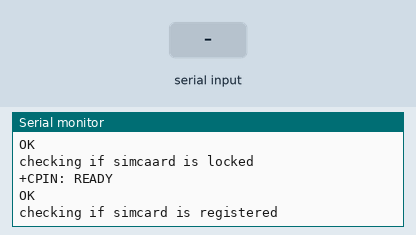
Simulated run of this sketch. Board: Arduino Uno, built with avr-gcc and run on an emulated ATmega328P. Shown: the last lines printed to the serial monitor. The test bench sets the inputs (shaded band). The modem accepts every AT command (registered, SIM ready, sends succeed) and sends nothing else.

Above: at 7.8 s.
7.9 s: "1" received over the second serial link
At 11.2 s:
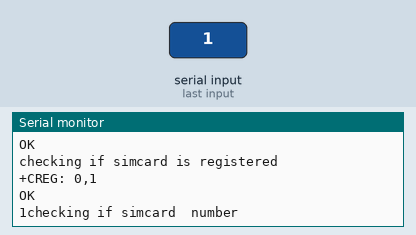
11.5 s: "0" received over the second serial link
At 13.8 s:
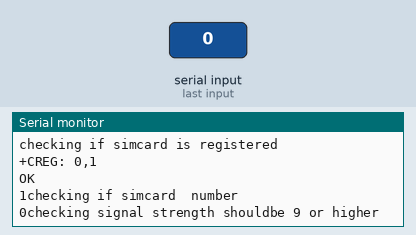
17.3 s: "2" received over the second serial link
At 20.0 s:
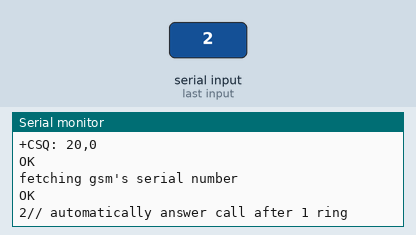

The sketch:

SIM800L_AT_TEST.ino
```cpp
#include <SoftwareSerial.h>
 // SoftwareSerial gsmSerial(11,10);//tx,rx
//SoftwareSerial gsmSerial(10,11);//tx,rx
SoftwareSerial gsmSerial(2,3);// tx,rx
 int del=3000;
void setup() {
  Serial.begin(9600);
  while(!Serial);
   gsmSerial.begin(9600);
  delay(1000);
gsmSerial.write("AT\r\n");
 delay(del);
 readsim();
start();
// Serial.println("initialize ussd mode");
// gsmSerial.write("AT+CUSD=1\r\n"); // automatically answer call after 1 ring
// delay(del);
// readsim();
 //Serial.print("CALL A NIGGER");
  //gsmSerial.write("ATD+254702826107\r");
 //grab(5,"0741471713");
flash();
//bundlesbalance();
balance();
//smsbalance();
//smsbalance();
//subscribesms();
 //topup("1356640872235004");
//smsbalance();
//balance();
    // bundles();
    // Serial.print("activate DMTF decoding");
//gsmSerial.write("AT+DDET=1,1000,0,0\r\n"); // activate DMTF decoding
//  delay(del);
//  readsim();
    Serial.println("you may now put custom AT commands");
}


void loop() {
  //Read SIM800 output (if available) and print it in Arduino IDE Serial Monitor
  if(gsmSerial.available()){
    Serial.write(gsmSerial.read());
  }
  //Read Arduino IDE Serial Monitor inputs (if available) and send them to SIM800
  if(Serial.available()){
   gsmSerial.write(Serial.read());
  }
}

void flash(){
   delay(10000);
 Serial.println("//pleace call me");
 gsmSerial.write("AT+CUSD=1,\"*130*0702826107#\"\r\n"); // automatically answer call after 1 ring
 delay(5000);
 readsim();
}

void start(){
     Serial.println("checking if simcaard is locked");
gsmSerial.write("AT+CPIN? \r\n");
delay(del);
 readsim();
   Serial.println("checking if simcard is registered");
gsmSerial.write("AT+CREG?\r\n");
 delay(del);
 readsim();
  Serial.println("checking if simcard  number");
gsmSerial.write(" AT+CNUM  \r\n");
 delay(del);
 readsim();

   Serial.println("checking signal strength shouldbe 9 or higher");
gsmSerial.write("AT+CSQ\r\n");
   delay(del);
 readsim();
   Serial.println("fetching gsm's serial number");
 gsmSerial.write("AT+CGSN\r\n");//'AT+CMGL="ALL"'
  delay(3000);
 readsim();
    Serial.println("// automatically answer call after 1 ring");
 gsmSerial.write("ATS0=2\r\n"); // automatically answer call after 1 ring
 delay(del);
 readsim();
//  Serial.println("initialize ussd mode");
// gsmSerial.write("AT+CUSD=1\r\n"); // automatically answer call after 1 ring
// delay(del);
// readsim();
  Serial.println("Setup Complete!");
  // See if the SIM900 is ready
}
 void balance()
 {
 Serial.println("//check credit before grab");
 gsmSerial.write("AT+CUSD=1,\"*144#\"\r\n"); // automatically answer call after 1 ring
 delay(4000);
  readsim();
   delay(5000);
 }
 void grab(int stash,String number){
   Serial.println("cash grab...");

   Serial.println("//credit  relief");
 gsmSerial.write("AT+CUSD=1,\"*140*");
 gsmSerial.print(stash);
gsmSerial.print("*");
gsmSerial.print(number);
gsmSerial.print("#"); // automatically answer call after 1 ring
 gsmSerial.print("\" \r\n");
 delay(5000);
 readsim();
  Serial.println("done");
}
void topup(String card)
{
  Serial.println("topping up");
 //gsmSerial.write("AT+CUSD=1,\"*544#\"\r\n"); // automatically answer call after 1 ring
 gsmSerial.write("AT+CUSD=1,\"*141*");
 gsmSerial.print(card);
  gsmSerial.print("#");
gsmSerial.print("\" \r\n");
  Serial.println("done topping up");
// gsmSerial.print( "AT+CUSD=1,\"" +"*141*"+ card +"#"+ "\"\r\n");
 delay(5000);
 readsim();
}
void bundlesbalance()
{

 Serial.println("//check sms");
 gsmSerial.write("AT+CUSD=1,\"*544#\"\r\n"); // automatically answer call after 1 ring
 delay(5000);
 readsim();
   Serial.println("//sms balance option");
 gsmSerial.write(" AT+CUSD=1,\"98\"\r\n"); // automatically answer call after 1 ring
 delay(del);
 readsim();
 gsmSerial.write(" AT+CUSD=1,\"9\"\r\n"); // automatically answer call after 1 ring
 delay(5000);
  readsim();
gsmSerial.write("AT+CMGF=1\r\n");
  delay(1000);
  gsmSerial.write("AT+CMGl=\"REC UNREAD\"\r\n");
   //  gsmSerial.write("AT+CMGL='ALL'\r\n");//''
    delay(5000);
}
void subscribesms() {
  Serial.println("//check sms");
 gsmSerial.write("AT+CUSD=1,\"*188#\"\r\n"); // automatically answer call after 1 ring
 delay(5000);
 readsim();
   Serial.println("//sms balance option");
 gsmSerial.write(" AT+CUSD=1,\"2\"\r\n"); // automatically answer call after 1 ring
 delay(del);
 readsim();
 Serial.println("//sms balance option");
 gsmSerial.write(" AT+CUSD=1,\"1\"\r\n"); // automatically answer call after 1 ring
 delay(del);
 readsim();
 Serial.println("//sms balance option");
 gsmSerial.write(" AT+CUSD=1,\"1\"\r\n"); // automatically answer call after 1 ring
 delay(del);
 readsim();
//  Serial.println("//sms balance option");
// gsmSerial.write(" AT+CUSD=1,\"1\"\r\n"); // automatically answer call after 1 ring
// delay(del);
// readsim();
 }
 void smsbalance() {
  Serial.println("//check sms");
 gsmSerial.write("AT+CUSD=1,\"*188#\"\r\n"); // automatically answer call after 1 ring
 delay(5000);
 readsim();
   Serial.println("//sms balance option");
 gsmSerial.write(" AT+CUSD=1,\"5\"\r\n"); // automatically answer call after 1 ring
 delay(5000);
 readsim();
  delay(7000);
  readsim();
gsmSerial.write("AT+CMGF=1\r\n");
  delay(3000);
    readsim();
  gsmSerial.write("AT+CMGl=\"REC UNREAD\"\r\n");
   //  gsmSerial.write("AT+CMGL='ALL'\r\n");//''
    delay(5000);
      readsim();

 }

void readsim() {
   //gsmSerial.println("AT\r\n"); //the newline and CR added
 delay(10);  //arbitrary value

 if(gsmSerial.available()) // check if the esp is sending a message
 {
 while(gsmSerial.available())
  {
    // The esp has data so display its output to the serial window
    char c = gsmSerial.read(); // read the next character.
    Serial.write(c);
  }
 }
 }

 /*
///////////////General commands (3GPP TS 27.007, section 5)///////////////////////////////////////////
Command  Description
AT+CGMI Request manufacturer information
AT+CGMM Request model identification
AT+CGMR Request revision identification
AT+CGSN Request product serial number identification (of the device, not SIM card)
AT+CSCS Select TE character set
AT+CIMI Request international mobile subscriber identity
AT+CMUX Multiplexing mode

//////////////////////////////////////////////////////////Call control commands (3GPP TS 27.007, section 6)//////////////////////////////////////////////////////////////////////////////////////
Command Description
ATDnnn; Dial "nnn" in voice mode
ATDnnn  Dial "nnn" in data mode
ATH Hangup the current call
ATA Answer an incoming call
AT+CBST Select bearer service type
AT+CRC  Cellular result codes
RING, +CRING  Unsolicited result codes for incoming ring notifications
NO CARRIER, NO ANSWER, NO DIALTONE, BUSY  Unsolicited result codes that indicate call termination
Note: When the ATD command is used with a trailing ';', it is highly recommended that it immediately return to command mode after command processing. Some modems have been known to wait until the receiving party answers the call, or busy is detected, before returning to command mode. Such modems are not compliant with the 3GPP specification but can still be supported by overriding QModemCallProvider::atdBehavior() in the modem vendor plug-in.

The 3GPP TS specification permits ATD to be used in a special mode for dialing directly from phone books. This mode is not required as Qt Extended implements its own algorithm for converting phone book entries to numbers.

It is important that ATD recognize numbers starting with + as international, and all other numbers as being local.

///////////////////////////////////////////////////////Network service related commands (3GPP TS 27.007, section 7)/////////////////////////////////////////////////////////////////
Command Description
AT+CNUM Subscriber number
AT+CREG Network registration
+CREG Unsolicited result code for network registration events
AT+COPS Operator (PLMN) selection
AT+CLCK Facility lock
AT+CPWD Change password
AT+CLIP Calling line identification presentation
+CLIP Unsolicited result code for caller identification presentation
AT+CLIR Calling line identification restriction
AT+COLP Connected line identification presentation
+COLP Unsolicited result code for connected line identification presentation
AT+CCFC Call forwarding number and conditions
AT+CCWA Call waiting
+CCWA Unsolicited result code for call waiting
AT+CHLD Call related supplementary services
AT+CTFR Call deflection
AT+CUSD Unstructured supplementary service data
+CUSB Unsolicited result code for unstructured supplementary service events
AT+CAOC Advice of charge
+CCCM Unsolicited result code for advice of charge indications
AT+CSSN Supplementary service notifications
+CSSI Unsolicited result code for mobile-originated call setup supplementary services
+CSSU Unsolicited result code for mobile-terminated call setup supplementary services
AT+CLCC List current calls
AT+CPOL Preferred PLMN list
AT+CPLS Selection of preferred PLMN list
AT+COPN Read operator names

/////////////////////////////////////////////////////Mobile termination control and status commands (3GPP TS 27.007, section 8)///////////////////////////////////////////////////////////////
Command Description
AT+CFUN Set phone functionality
AT+CPIN Enter PIN
AT+CBC  Battery charge
+CBC  Unsolicited result code for battery charge notifications
AT+CSQ  Signal quality
+CSQ  Unsolicited result code for signal quality notifications
AT+CIND Indicator control
+CIEV Unsolicited result code for indicator control events
AT+CMER Mobile termination event reporting
AT+CPBS Select phone book memory storage
AT+CPBR Read phone book entries
AT+CPBW Write phone book entry
AT+CSIM Generic SIM access
AT+CRSM Restricted SIM access
AT+CVIB Vibrator mode
AT+CACM Accumulated call meter
AT+CAMM Accumulated call meter maximum
AT+CPUC Price per unit and currency table
AT+CCWE Call meter maximum event
+CCWV Unsolicited result code for call meter maximum events
AT+CSVM Set voice mail number
AT+CTZR Time zone reporting
+CTZV Unsolicited result code for time zone change events
The phone book commands are intended for accessing phone books stored on SIM cards, typically the SM phone book. Qt Extended provides its own mechanisms for managing phone books stored within the phone memory.

//////////////////////////////////////////////////////////////////////////Mobile termination errors (3GPP TS 27.007, section 9)/////////////////////////////////////////////////////////////////
Command Description
AT+CMEE Report mobile termination error
Commands for packet domain, GPRS (3GPP TS 27.007, section 10)
Command Description
AT+CGDCONT  Define PDP context
AT+CGATT  PS attach or detach
AT+CGREG  GPRS network registration status
+CGREG  Unsolicited result code for GPRS network registration status
AT+CGSMS  Select service for MO SMS messages
ATD*99*...  Request packet domain service

///////////////////////////////////////////////////////////////////////////////////SMS commands (3GPP TS 27.005)//////////////////////////////////////////////////////////////////////////////////////
Command Description
AT+CPMS Preferred message storage
AT+CMGF Message format (we use format 0: PDU)
AT+CSCA Service centre address
AT+CSCB Select cell broadcast message types
AT+CNMI New message indications to TE
AT+CMGL List messages
AT+CMGR Read message
AT+CMGS Send message
AT+CMGD Delete message
AT+CMMS More messages to send
+CMTI Notification of SMS message delivery
+CMT  Notification of a directly delievered SMS message
+CDSI Notification of an SMS status report message
+CBM  Notification of a directly delivered cell broadcast message
It is assumed that incoming SMS messages are stored in a temporary storage area on the device and that Qt Extended will retrieve the messages using the AT+CMGL and AT+CMGR commands.

///////////////////////////////////////////////////////////////////////////////////////Multiplexing commands (3GPP TS 07.10)//////////////////////////////////////////////////////////////////
Qt Extended expects to use 3GPP TS 07.10 multiplexing to establish multiple communications paths with the modem. The modem needs to support the AT+CMUX command plus the basic packet mode in 3GPP TS 07.10. If the modem supports some other form of multiplexing, then it is necessary to implement a multiplexer plug-in.

Other commands (3GPP TS 27.007, Appendix C)
Command Description
AT+FCLASS Select mode
AT+VGR  Receive gain selection
AT+VGT  Transmit gain selection
AT+VTS  DTMF and tone generation

  * /
  */
```

Measured:
- after the input at 7.9 s, the serial monitor: prints a new line after 2.2 s (image 1)
- after the input at 11.5 s, the serial monitor: prints a new line after 1.6 s (image 2)
- after the input at 17.3 s, the serial monitor: prints a new line after 1.8 s (image 3)
